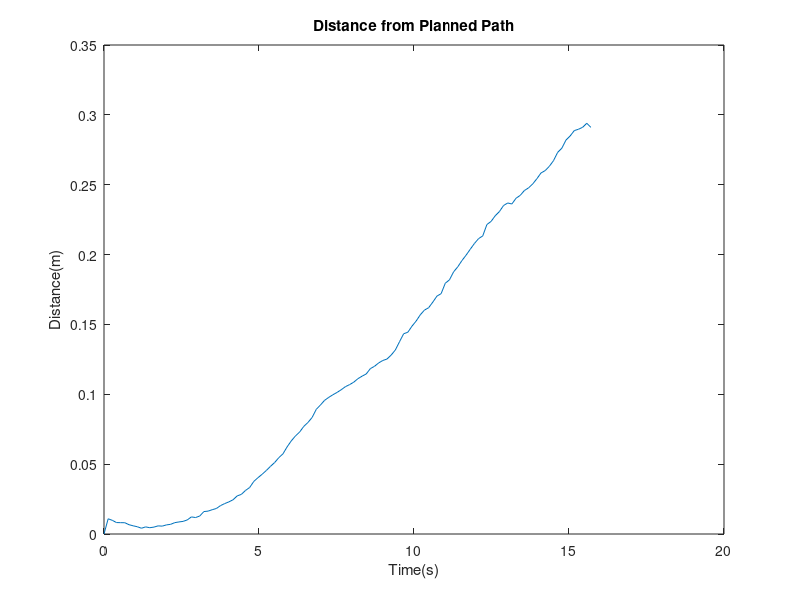

Here is the MATLAB script that generated this plot:
%Calculate the distance from designed path at each time stamp
u = linspace(0,5*pi,118); % define a set of evenly spaced points between 0 and 2*pi
r = [(-0.8E0).*(0.6E0+(0.4E0+(-1).*cos(u.*0.2)).*cos(u.*0.2));0.8E0.*(0.4E0+(-1).*cos(u.*0.2)).*sin(u.*0.2);0*u.*0.2];% define the position vector
That = [(0.32E0+(-0.16E1).*cos(u.*0.2)).*(0.7424E0+(-0.512E0).*cos(u.*0.2)).^(-1/2) .*sin(u.*0.2);(0.7424E0+(-0.512E0).*cos(u.*0.2)).^(-1/2).*(0.32E0.*cos(u.*0.2)+(-0.8E0).*cos(u.*0.2).^2+0.8E0.*sin(u.*0.2).^2);0*u.*0.2];
Na = cos(0.14E1+u.*0.2).*((-0.278091E1).*cos(0.14E1+u.*0.2).*cos(0.371E1+ 0.265E1.*u.*0.2)+(-0.10494E1).*sin(0.14E1+u.*0.2).*sin(0.371E1+0.265E1.*u.*0.2)).*(cos(0.14E1+u.*0.2).^4.*(0.773346E1.*cos(0.371E1+0.265E1.*u.*0.2).^2+(-0.217626E-15).*sin(0.14E1+u.*0.2).^2)+0.868932E1.*cos(0.14E1+u.*0.2).^2.*cos(0.371E1+0.265E1.*u.*0.2).^2.*sin(0.371E1+0.265E1.*u.*0.2).^2+0.27531E0.*sin(0.28E1+2.*u.*0.2).^2.*sin(0.371E1+0.265E1.*u.*0.2).^2+(0.174101E-14.*cos(0.371E1+0.265E1.*u.*0.2).^2+0.123735E1.*sin(0.14E1+u.*0.2).^2).*sin(0.371E1+0.265E1.*u.*0.2).^4+0.364786E0.*csc(0.14E1+u.*0.2).^2.*sin(0.28E1+2.*u.*0.2).^3.*sin(0.742E1+0.53E1.*u.*0.2)+0.163949E1.*sin(0.28E1+2.*u.*0.2).*sin(0.371E1+0.265E1.*u.*0.2).^2.*sin(0.742E1+0.53E1.*u.*0.2)).^(-1/2);
Nb = sin(0.371E1+0.265E1.*u.*0.2).*(0.294776E1.*cos(0.14E1+u.*0.2).*cos(0.371E1+0.265E1.*u.*0.2)+0.111236E1.*sin(0.14E1+u.*0.2).*sin(0.371E1+0.265E1.*u.*0.2)).*(cos(0.14E1+u.*0.2).^4.*(0.773346E1.*cos(0.371E1+0.265E1.*u.*0.2).^2+(-0.217626E-15).*sin(0.14E1+u.*0.2).^2)+0.868932E1.*cos(0.14E1+u.*0.2).^2.*cos(0.371E1+0.265E1.*u.*0.2).^2.*sin(0.371E1+0.265E1.*u.*0.2).^2+0.27531E0.*sin(0.28E1+2.*u.*0.2).^2.*sin(0.371E1+0.265E1.*u.*0.2).^2+(0.174101E-14.* cos(0.371E1+0.265E1.*u.*0.2).^2+0.123735E1.*sin(0.14E1+u.*0.2).^2).*sin(0.371E1+0.265E1.*u.*0.2).^4+0.364786E0.*csc(0.14E1+u.*0.2).^2.*sin(0.28E1+2.*u.*0.2).^3.*sin(0.742E1+0.53E1.*u.*0.2)+0.163949E1.*sin(0.28E1+2.*u.*0.2).*sin(0.371E1+0.265E1.*u.*0.2).^2.*sin(0.742E1+0.53E1.*u.*0.2)).^(-1/2);
Nc = zeros(1,100);
Nhat = [((-0.264E1).*cos(u.*0.2).^2+0.16E1.*cos(u.*0.2).^3+0.216E1.*sin(u.*0.2).^2+cos(u.*0.2).*(0.464E0+(-0.8E0).*sin(u.*0.2).^2)).*(0.83209E1+0.555112E-16.*cos(u.*0.2).^5+(-0.381639E-16).*cos(u.*0.2).^6+(-0.29088E1).*sin(u.*0.2).^2+0.572459E-15.*cos(u.*0.2).^4.*sin(u.*0.2).^2+0.381639E-16.*sin(u.*0.2).^6+cos(u.*0.2).^3.*((-0.288E0)+(-0.555112E-15).*sin(u.*0.2).^2)+cos(u.*0.2).^2.*(0.29088E1+(-0.572459E-15).*sin(u.*0.2).^4)+cos(u.*0.2).*((-0.106099E2)+0.864E0.*sin(u.*0.2).^2+0.277556E-15.*sin(u.*0.2).^4)).^(-1/2);(-0.4E0).*sin(u.*0.2).*(0.116E1+(-0.12E2).*cos(u.*0.2)+0.7E1.*cos(u.*0.2).^2+0.1E1.*sin(u.*0.2).^2).*(0.83209E1+0.555112E-16.*cos(u.*0.2).^5+(-0.381639E-16).*cos(u.*0.2).^6+(-0.29088E1).*sin(u.*0.2).^2+0.572459E-15.*cos(u.*0.2).^4.*sin(u.*0.2).^2+0.381639E-16.*sin(u.*0.2).^6+cos(u.*0.2).^3.*((-0.288E0)+(-0.555112E-15).*sin(u.*0.2).^2)+cos(u.*0.2).^2.*(0.29088E1+(-0.572459E-15).*sin(u.*0.2).^4)+cos(u.*0.2).*((-0.106099E2)+0.864E0.*sin(u.*0.2).^2+0.277556E-15.*sin(u.*0.2).^4)).^(-1/2);0*u.*0.2];


load('final.mat')
%Deleting the 0s
VL = diff(dataset(:,2));
pos = dataset(1,:);
for i=1:349
    if VL(i)>0
        pos = [pos; dataset(i,:)];
    end

end
pos(1,:) = [];

XL = pos(:,2);
XR = pos(:,3);
T = pos(:,1);
XLdel = zeros(1,117);
XRdel = zeros(1,117);
Tdel = zeros(1,117);
%Calculating left and right wheel velocity
for i = 2:118
    XLdel(i-1) = XL(i)-XL(i-1);
    XRdel(i-1) = XR(i) - XR(i-1);
    Tdel(i-1) = T(i) - T(i-1);
end
VL = zeros(1,117);
VR = zeros(1,117);
for i = 1:117
    VL(i) = XLdel(i)/Tdel(i);
    VR(i) = XRdel(i)/Tdel(i);
end

%Calculating linear and Angular Velocity
V = (VL+VR)/2;
ang = (-VL+VR)/0.254;


T(1,:) = [];
T = T - 3.45;
%Calculating measured angle at each timestamp
angle = zeros(1,118);

for i=2:118
    angle(i) = angle(i-1)+ang(i-1)*Tdel(i-1);

end

%Calculating x,y position
Xdis = zeros(1,118);
Ydis = zeros(1,118);
for i = 2:118
    Xdis(i) = Xdis(i-1) +(V(i-1)*Tdel(i-1))*cos(angle(i));
    Ydis(i) = Ydis(i-1) + (V(i-1)*Tdel(i-1))*sin(angle(i));
end

error = zeros(1,118);
size(r)
for n = 1:118
    error(n) = sqrt((Ydis(n)-r(1,n))^2+(-Xdis(n)-r(2,n))^2);
end

plot(u,error)

title('Distance from Planned Path')
ylabel('Distance(m)')
xlabel('Time(s)')
